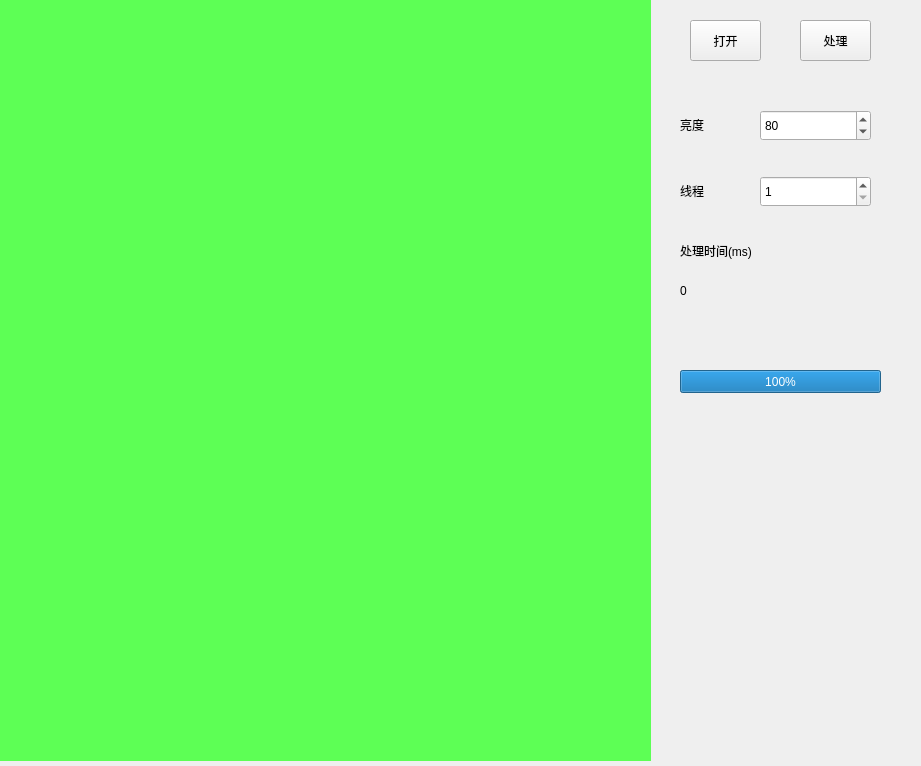
<?xml version="1.0" encoding="UTF-8"?>
<ui version="4.0">
 <class>ImageEditClass</class>
 <widget class="QWidget" name="ImageEditClass">
  <property name="geometry">
   <rect>
    <x>0</x>
    <y>0</y>
    <width>921</width>
    <height>766</height>
   </rect>
  </property>
  <property name="windowTitle">
   <string>ImageEdit</string>
  </property>
  <property name="windowIcon">
   <iconset resource="ImageEdit.qrc">
    <normaloff>:/ImageEdit/Resources/logo.ico</normaloff>:/ImageEdit/Resources/logo.ico</iconset>
  </property>
  <property name="styleSheet">
   <string notr="true"/>
  </property>
  <widget class="QLabel" name="view">
   <property name="geometry">
    <rect>
     <x>0</x>
     <y>0</y>
     <width>651</width>
     <height>761</height>
    </rect>
   </property>
   <property name="styleSheet">
    <string notr="true">background-color: rgb(93, 255, 85);</string>
   </property>
   <property name="text">
    <string/>
   </property>
  </widget>
  <widget class="QPushButton" name="open">
   <property name="geometry">
    <rect>
     <x>690</x>
     <y>20</y>
     <width>71</width>
     <height>41</height>
    </rect>
   </property>
   <property name="text">
    <string>打开</string>
   </property>
  </widget>
  <widget class="QPushButton" name="deal">
   <property name="geometry">
    <rect>
     <x>800</x>
     <y>20</y>
     <width>71</width>
     <height>41</height>
    </rect>
   </property>
   <property name="text">
    <string>处理</string>
   </property>
  </widget>
  <widget class="QSpinBox" name="bright">
   <property name="geometry">
    <rect>
     <x>760</x>
     <y>110</y>
     <width>111</width>
     <height>31</height>
    </rect>
   </property>
   <property name="styleSheet">
    <string notr="true">font: 18pt &quot;黑体&quot;;</string>
   </property>
   <property name="minimum">
    <number>1</number>
   </property>
   <property name="maximum">
    <number>200</number>
   </property>
   <property name="value">
    <number>80</number>
   </property>
  </widget>
  <widget class="QLabel" name="label">
   <property name="geometry">
    <rect>
     <x>680</x>
     <y>114</y>
     <width>72</width>
     <height>21</height>
    </rect>
   </property>
   <property name="styleSheet">
    <string notr="true">font: 12pt &quot;黑体&quot;;</string>
   </property>
   <property name="text">
    <string>亮度</string>
   </property>
  </widget>
  <widget class="QSpinBox" name="thread">
   <property name="geometry">
    <rect>
     <x>760</x>
     <y>176</y>
     <width>111</width>
     <height>31</height>
    </rect>
   </property>
   <property name="styleSheet">
    <string notr="true">font: 18pt &quot;黑体&quot;;</string>
   </property>
   <property name="minimum">
    <number>1</number>
   </property>
   <property name="maximum">
    <number>100</number>
   </property>
   <property name="value">
    <number>1</number>
   </property>
  </widget>
  <widget class="QLabel" name="label_2">
   <property name="geometry">
    <rect>
     <x>680</x>
     <y>180</y>
     <width>72</width>
     <height>21</height>
    </rect>
   </property>
   <property name="styleSheet">
    <string notr="true">font: 12pt &quot;黑体&quot;;</string>
   </property>
   <property name="text">
    <string>线程</string>
   </property>
  </widget>
  <widget class="QLabel" name="label_3">
   <property name="geometry">
    <rect>
     <x>680</x>
     <y>240</y>
     <width>141</width>
     <height>21</height>
    </rect>
   </property>
   <property name="styleSheet">
    <string notr="true">font: 12pt &quot;黑体&quot;;</string>
   </property>
   <property name="text">
    <string>处理时间(ms)</string>
   </property>
  </widget>
  <widget class="QLabel" name="dealtime">
   <property name="geometry">
    <rect>
     <x>680</x>
     <y>280</y>
     <width>141</width>
     <height>21</height>
    </rect>
   </property>
   <property name="styleSheet">
    <string notr="true">font: 12pt &quot;黑体&quot;;</string>
   </property>
   <property name="text">
    <string>0</string>
   </property>
  </widget>
  <widget class="QProgressBar" name="progressBar">
   <property name="geometry">
    <rect>
     <x>680</x>
     <y>370</y>
     <width>201</width>
     <height>23</height>
    </rect>
   </property>
   <property name="value">
    <number>100</number>
   </property>
  </widget>
 </widget>
 <layoutdefault spacing="6" margin="11"/>
 <resources>
  <include location="ImageEdit.qrc"/>
 </resources>
 <connections>
  <connection>
   <sender>open</sender>
   <signal>clicked()</signal>
   <receiver>ImageEditClass</receiver>
   <slot>Open()</slot>
   <hints>
    <hint type="sourcelabel">
     <x>734</x>
     <y>35</y>
    </hint>
    <hint type="destinationlabel">
     <x>718</x>
     <y>840</y>
    </hint>
   </hints>
  </connection>
  <connection>
   <sender>deal</sender>
   <signal>clicked()</signal>
   <receiver>ImageEditClass</receiver>
   <slot>Deal()</slot>
   <hints>
    <hint type="sourcelabel">
     <x>843</x>
     <y>52</y>
    </hint>
    <hint type="destinationlabel">
     <x>783</x>
     <y>806</y>
    </hint>
   </hints>
  </connection>
 </connections>
 <slots>
  <slot>Open()</slot>
  <slot>Deal()</slot>
 </slots>
</ui>
